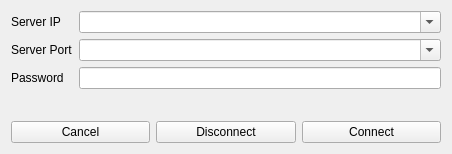
<?xml version="1.0" encoding="UTF-8"?>
<ui version="4.0">
 <class>NetworkLoginWidget</class>
 <widget class="QWidget" name="NetworkLoginWidget">
  <property name="geometry">
   <rect>
    <x>0</x>
    <y>0</y>
    <width>452</width>
    <height>154</height>
   </rect>
  </property>
  <property name="windowTitle">
   <string>Form</string>
  </property>
  <layout class="QVBoxLayout" name="verticalLayout" stretch="1,0">
   <item>
    <layout class="QFormLayout" name="formLayout">
     <item row="0" column="0">
      <widget class="QLabel" name="label">
       <property name="text">
        <string>Server IP</string>
       </property>
      </widget>
     </item>
     <item row="0" column="1">
      <widget class="QComboBox" name="serverIPComboBox">
       <property name="editable">
        <bool>true</bool>
       </property>
      </widget>
     </item>
     <item row="1" column="0">
      <widget class="QLabel" name="label_2">
       <property name="text">
        <string>Server Port</string>
       </property>
      </widget>
     </item>
     <item row="1" column="1">
      <widget class="QComboBox" name="serverPortComboBox">
       <property name="editable">
        <bool>true</bool>
       </property>
      </widget>
     </item>
     <item row="2" column="0">
      <widget class="QLabel" name="label_3">
       <property name="text">
        <string>Password</string>
       </property>
      </widget>
     </item>
     <item row="2" column="1">
      <widget class="QLineEdit" name="serverPasswordLineEdit">
       <property name="echoMode">
        <enum>QLineEdit::Normal</enum>
       </property>
      </widget>
     </item>
    </layout>
   </item>
   <item>
    <layout class="QHBoxLayout" name="horizontalLayout">
     <item>
      <widget class="QPushButton" name="cancelBtn">
       <property name="text">
        <string>Cancel</string>
       </property>
      </widget>
     </item>
     <item>
      <widget class="QPushButton" name="disconnectBtn">
       <property name="text">
        <string>Disconnect</string>
       </property>
      </widget>
     </item>
     <item>
      <widget class="QPushButton" name="connectBtn">
       <property name="text">
        <string>Connect</string>
       </property>
      </widget>
     </item>
    </layout>
   </item>
  </layout>
 </widget>
 <resources/>
 <connections/>
</ui>
